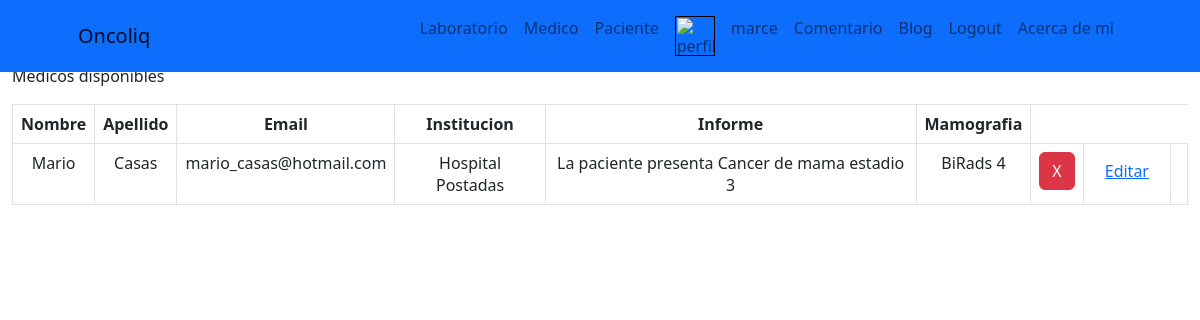
Screenshot of /medico/ (signed in) with the database file from the repository.
### Oncoliq/models.py (models this page shows, shortened)
class Medico(models.Model):
    nombre = models.CharField(max_length=30)
    apellido = models.CharField(max_length=30)
    email= models.EmailField()
    institucion = models.CharField(max_length=30)
    informe = models.CharField(max_length=200)
    mamografia = models.CharField(max_length=30)

### Oncoliq/views.py (the view)
# urls.py: path('medico/', medico, name="Medico"),
@login_required
def medico(request):
    medico = Medico.objects.all()
    return render (request, "Oncoliq/medico/medico.html", {"Medico":medico})

### Oncoliq/avatar_context.py (called while the page is built)
def avatar_context_processor(request):
    avatar = getAvatar(request)
    return {'avatar':avatar}

### Oncoliq/views.py (called while the page is built)
def getAvatar(request):
    avatar = Avatar.objects.filter(user = request.user.id)
    try:
        avatar = avatar[0].image.url
    except:
        avatar = None
    return avatar

### Oncoliq/templates/Oncoliq/medico/medico.html (shortened to what this page needs)
<div>
    {% extends "Oncoliq/inicio.html" %}
    {% load static %}
        {% block contenidoQueCambia %}
        <p>Medicos disponibles</p>
        <table id="tableInfoMedico" class="table table-bordered text-center">
            <tr id="tituloTablaMedico">
                <th>Nombre</th>
                <th>Apellido</th>
                <th>Email</th>
                <th>Institucion</th>
                <th>Informe</th>
                <th>Mamografia</th>
            </tr>
                {% for medico in Medico %}
                    <tr>
                        <td>{{medico.nombre}}</td>
                        <td>{{medico.apellido}}</td>
                        <td>{{medico.email}}</td>
                        <td>{{medico.institucion}}</td>
                        <td>{{medico.informe}}</td>
                        <td>{{medico.mamografia}}</td>
                        <td><button class="btn btn-danger btnEliminar"><a href="{% url 'eliminarMedico' medico.id %}">X</a></button></td>
                        <td><button class="btn btneditar"><a href="{% url 'editarMedico' medico.id %}">Editar</a></button><td>
                    </tr>
                {% endfor %}
        </table>
        {% endblock %}

### Oncoliq/templates/Oncoliq/inicio.html (shortened to what this page needs)
<!DOCTYPE html>
<html lang="en">
<head>
    {% load static %}
    <link href="https://cdn.jsdelivr.net/npm/bootstrap@5.2.3/dist/css/bootstrap.min.css" rel="stylesheet">
    <link href="{% static 'Oncoliq/css/marce.css'%}" rel="stylesheet"/>
</head>
<body>
    <header class="container-fluid p-0 position-relative">
        <section>
            <nav class="navbar navbar-expand-lg fixed-top bg-primary" id="mainNav">
                <div class="container px-4 px-lg-5">
                    <a class="navbar-brand" href="#page-top">Oncoliq</a>
                    <div class="collapse navbar-collapse" id="navbarResponsive">
                        <ul class="navbar-nav ms-auto">
                            <li class="nav-item"><a class="nav-link" href="{% url 'Laboratorio' %}">Laboratorio</a></li>
                            <li class="nav-item"><a class="nav-link" href="{% url 'Medico' %}">Medico</a></li>
                            <li class="nav-item"><a class="nav-link" href="{% url 'Paciente' %}">Paciente</a></li>
                            <li class="nav-item"><a class="nav-link" href=""><img src="{{avatar}}" width="40px" alt="perfil"></a></li>
                            <li class="nav-item"><a class="nav-link" href="{% url 'perfil' %}">{{user.username}}</a></li>
                            <li class="nav-item"><a class="nav-link" href="{% url 'comentario' %}">Comentario</a></li>
                            <li class="nav-item"><a class="nav-link" href="{% url 'mostrarComentarios' %}">Blog</a></li>
                            <li class="nav-item"><a class="nav-link" href="{% url 'login' %}">Logout</a></li>
                            <li class="nav-item"><a class="nav-link" href="{% url 'acercaDeMi' %}">Acerca de mi</a></li>
                        </ul>
                    </div>
                </div>
            </nav>
        </section>
    </header>
    <main>
        <section>
            <div class="container-fluid mt-3 pt-5">
                {% block contenidoQueCambia %}
                {% endblock %}
            </div>
        </section>
    </main>
</body>
</html>

### Oncoliq/static/Oncoliq/css/marce.css (style rules this page uses)
.btnEliminar a { border-radius: 15px; color: white; text-decoration: none; }

### rows the page displays
Medico: nombre "Mario", apellido "Casas", email "mario_casas@hotmail.com", institucion "Hospital Postadas", informe "La paciente presenta Cancer de mama estadio 3", mamografia "BiRads 4"

### other values shown
{{ user.username }} "marce"
